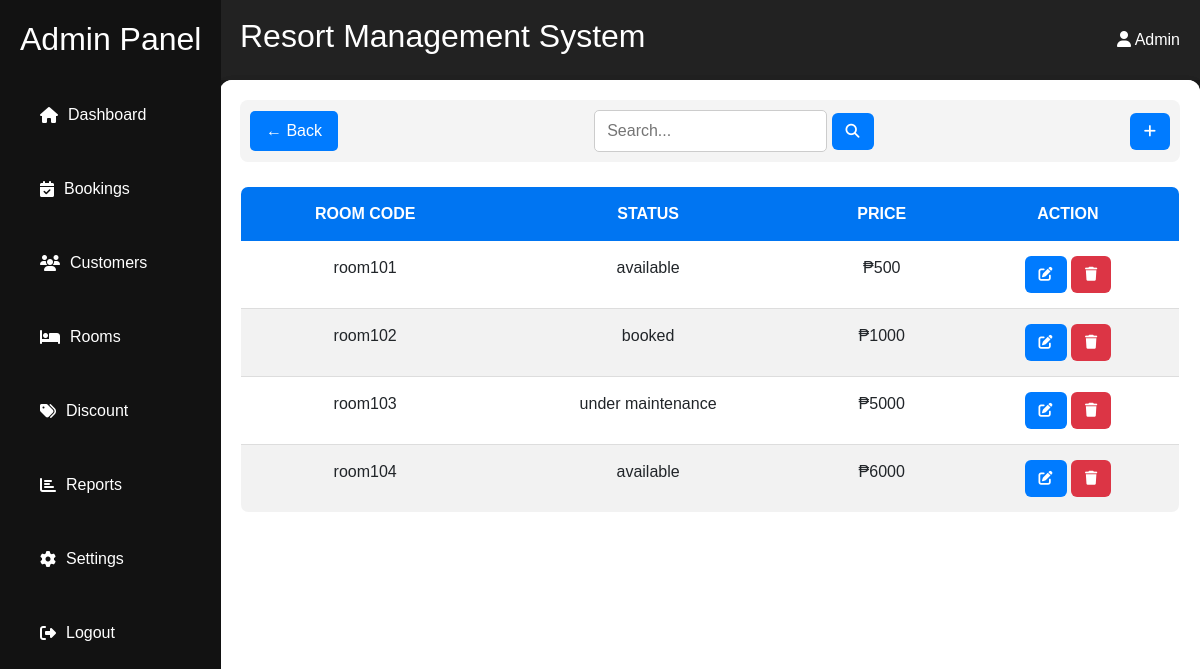
The page /admin/rooms/index.php on the database as committed earlier.
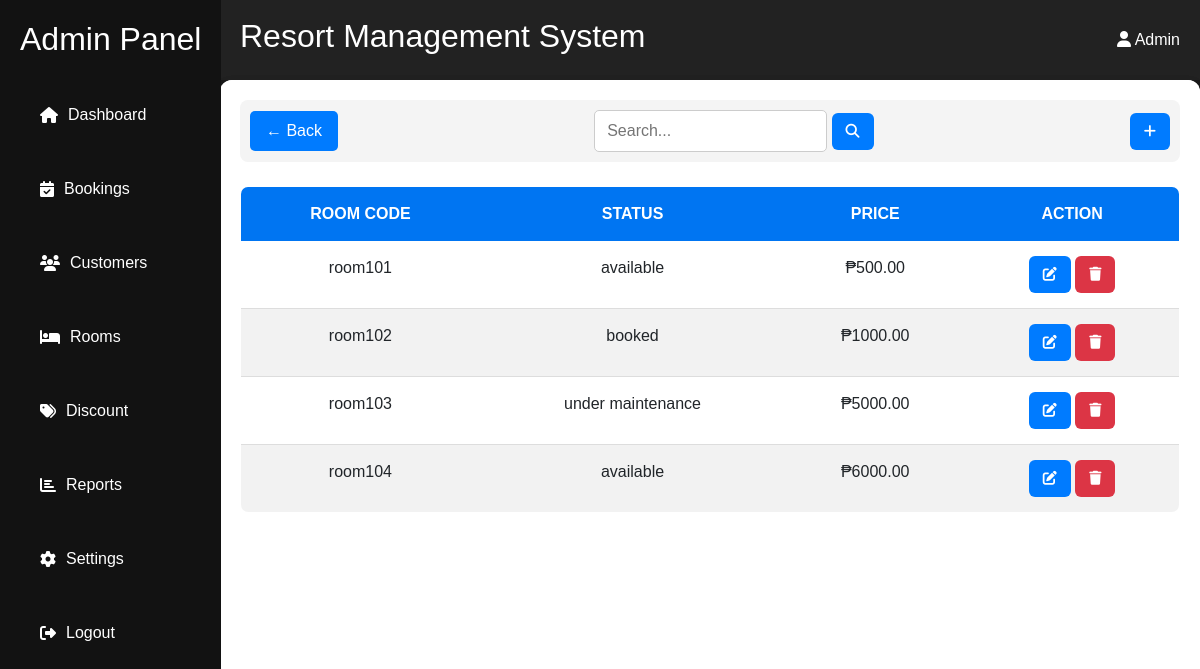
The same page on the database as committed later.
### tables this page shows
CREATE TABLE IF NOT EXISTS `room` (
  `room_id` int(11) NOT NULL AUTO_INCREMENT,
  `room_code` varchar(50) NOT NULL,
  `room_type` enum('standard','premium','deluxe') NOT NULL,
  `room_status` enum('available','booked','under maintenance') NOT NULL,
  `price` decimal(10,2) NOT NULL,
  `created_at` timestamp NOT NULL DEFAULT current_timestamp(),
  `updated_at` timestamp NOT NULL DEFAULT current_timestamp(),
  PRIMARY KEY (`room_id`),
  UNIQUE KEY `room_ code` (`room_code`)
);

### admin/rooms/index.php (the view, shortened to what this page needs)
<?php
include('../../resources/database/config.php');
?>
<div class="content" style="color:black;">
    <?php
    include ('filter.php'); ?>
    <br>
    <table class="table table-striped" style="text-align: center;">
        <tr>
        <th>Room Code</th>
        <th>Status</th>
        <th>Price</th>
        <th>Action</th>
        </tr>
        <?php
       while($row=mysqli_fetch_assoc($result)){
        $discount=($row['discounted_price']>0 ? $row['discounted_price']." (".$row['discount_percentage']."% Off)" : $row['price']);
        print "<tr>
        <td>{$row['room_code']}</td>
        <td>{$row['room_status']}</td>
        <td>₱{$discount}</td>
        <td><a href='edit.php?id={$row['room_id']}' class='btn btn-primary'><i class='fas fa-edit'></i></a>
        <a href='delete.php?id={$row['room_id']}&index_click=true' class='btn btn-danger'><i class='fas fa-trash'></i></a></td>
        </tr>";
       }
        ?>
    </table>
</div>

### admin/rooms/filter.php (shortened to what this page needs)
<?php
if(isset($_GET['search']) && isset($_GET['searchbar'])){
     $find=isset($_GET['searchbar']) ? $_GET['searchbar'] : '';
    $search="'%$find%'";
    $sql1 = "SELECT
    room.room_status,
    room.room_id,
    room.price,
    room.room_code,
    discount.discount_name,
    discount.discount_percentage,
    ROUND(room.price - (room.price * (discount.discount_percentage / 100)), 2) AS discounted_price
FROM room
LEFT JOIN discount
    ON room.room_type = discount.applicable_room
    AND discount.discount_status = 'activate'
    AND NOW() BETWEEN discount.discount_start AND discount.discount_end
WHERE room.room_code LIKE $search;";
    $result = mysqli_query($conn, $sql1);
    }else{
    $sql1 = "SELECT
    room.room_status,
    room.room_id,
    room.price,
    room.room_code,
    discount.discount_name,
    discount.discount_percentage,
    ROUND(room.price - (room.price * (discount.discount_percentage / 100)), 2) AS discounted_price
FROM room
LEFT JOIN discount
    ON room.room_type = discount.applicable_room
    AND discount.discount_status = 'activate'
    AND NOW() BETWEEN discount.discount_start AND discount.discount_end";
    $result = mysqli_query($conn, $sql1);
    }
?>
<div class="top-bar">
    <button class="back-btn" onclick="history.back()">← Back</button>
    <form action="<?php $_SERVER['PHP_SELF']?>" method="get">
   <input type="text" class="search-bar" name="searchbar"  placeholder="Search...">
   <button class="btn btn-primary" name="search" ><i class="fas fa-magnifying-glass"></i></button>
   </form>
    <a href="create.php" class="btn btn-primary" style="text-decoration: none; color:white;"><i class="fas fa-add "></i></a>
</div>

### admin/rooms/index.php (style rules this page uses)
.content { padding: 20px; background: white; border-radius: 12px; box-shadow: 0 4px 10px rgba(0, 0, 0, 0.15); }
.table { width: 100%; border-collapse: collapse; background: #ffffff; border-radius: 8px; overflow: hidden; border: 1px solid #ddd; }
.table th { background: #007bff !important; color: white !important; padding: 15px !important; text-transform: uppercase; font-weight: bold; border: none !important; }
.table td { padding: 15px !important; border-bottom: 1px solid #ddd !important; font-size: 16px !important; }
.btn { display: inline-block; padding: 8px 14px !important; border-radius: 6px !important; font-weight: 500; text-decoration: none; transition: 0.3s ease-in-out; font-size: 14px !important; }
.btn-primary { background: #007bff !important; color: white !important; border: none !important; }
.btn-danger { background: #dc3545 !important; color: white !important; border: none !important; }

### admin/rooms/filter.php (style rules this page uses)
.top-bar { display: flex; align-items: center; justify-content: space-between; padding: 10px; background: #f4f4f4; border-radius: 8px; gap: 15px; }
.back-btn { padding: 8px 16px; border: none; background: #007bff; color: white; font-size: 16px; border-radius: 5px; cursor: pointer; transition: 0.3s; }
.search-bar { flex: 1; padding: 8px 12px; border: 1px solid #ccc; border-radius: 5px; font-size: 16px; }

Rows that differ between the two databases and show on the page:
changed room "room101": price "500" → "500.00"
computed for room "room102": price "1000" → "1000.00"
computed for room "room103": price "5000" → "5000.00"
computed for room "room104": price "6000" → "6000.00"
